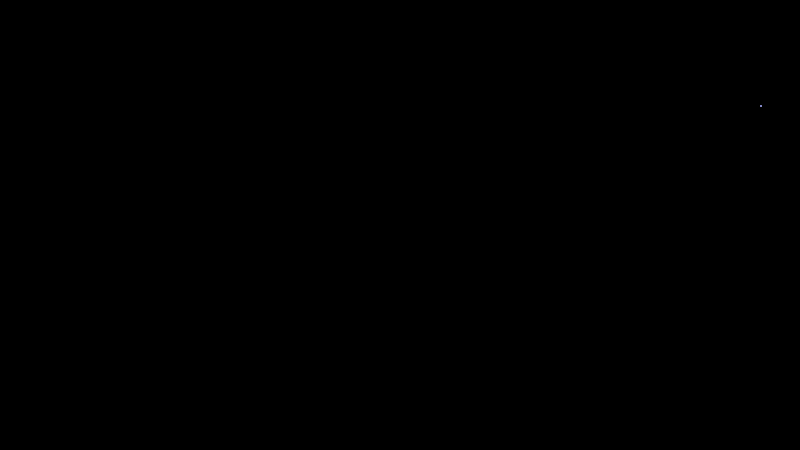
Frame 1 (no input)
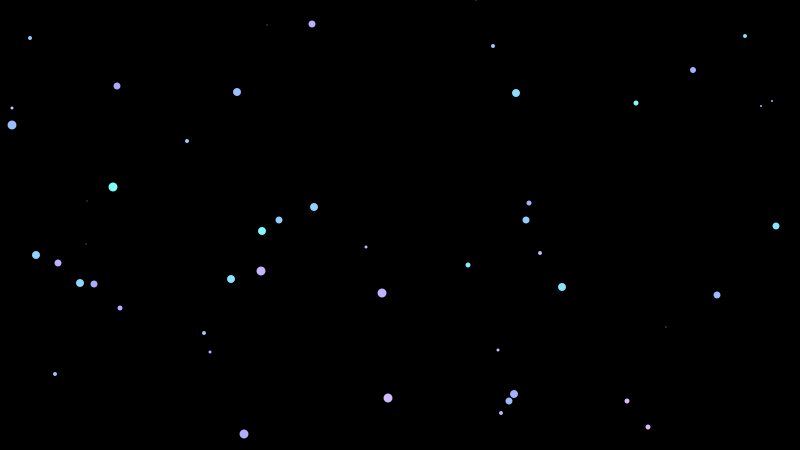
Frame 60 (the mouse pressed at the canvas centre just before this capture)
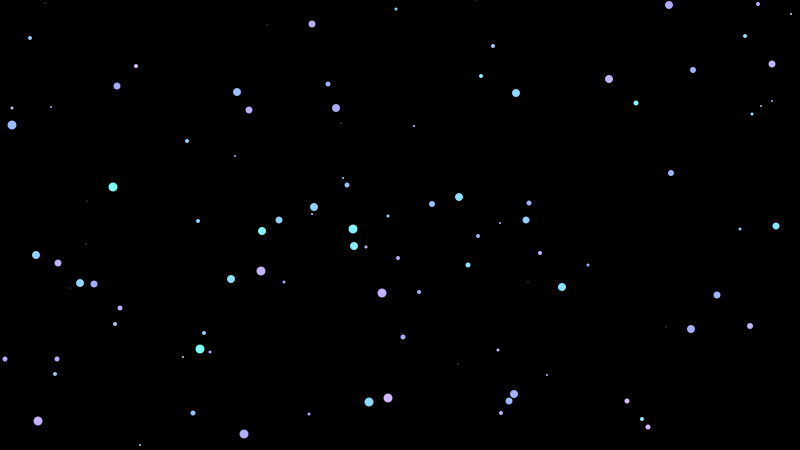
Frame 120 (the mouse held since frame 60 and released just before this capture)

The Processing sketch that drew these frames (run headless with seeded random() and noise(); from frame 60 on, the mouse is pressed at the canvas centre):

// Processing sketch: random_stars
// ── random_stars.pde
void setup() {
  //fullScreen();
  size(800, 450);
  colorMode(HSB);
  background(0);
}

void draw() {
  // Hue in cyan - violet range
  int hue = (int)random(125, 190);  
  int diameter = (int)random(10);
  int x = (int)random(width);
  int y = (int)random(height);
  
  // Draw a random star per draw
  noStroke();
  fill(hue, 255 - hue, 255);
  ellipse(x, y, diameter, diameter);
}
